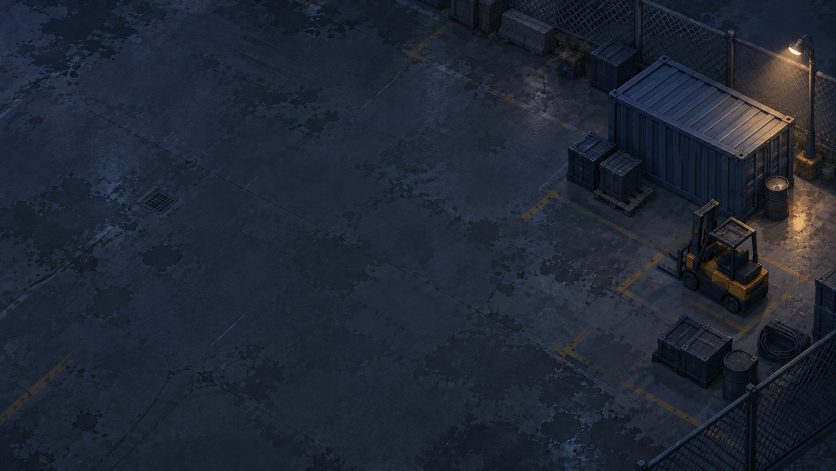
#> input picture Tools/ArtPipeline/Source/V04MainMenu-source.png, 1672 x 941 px (shown at 1/2 size)
$ python prepare_v04_main_menu.py
#> lines starting #> are read from the running program, lines starting #| are printed output that depends on the picture
"""Resize the image-generated menu source; no additional image generation or drawing."""
from pathlib import Path
from PIL import Image

root = Path(__file__).resolve().parents[2]
source = root / 'Tools/ArtPipeline/Source/V04MainMenu-source.png'
output = root / 'BackpackSurvivor/Assets/BackpackSurvivor/Art/UI/V04/MainMenuBackground.png'
Image.open(source).convert('RGB').resize((1024, 576), Image.Resampling.LANCZOS).save(output, optimize=True)
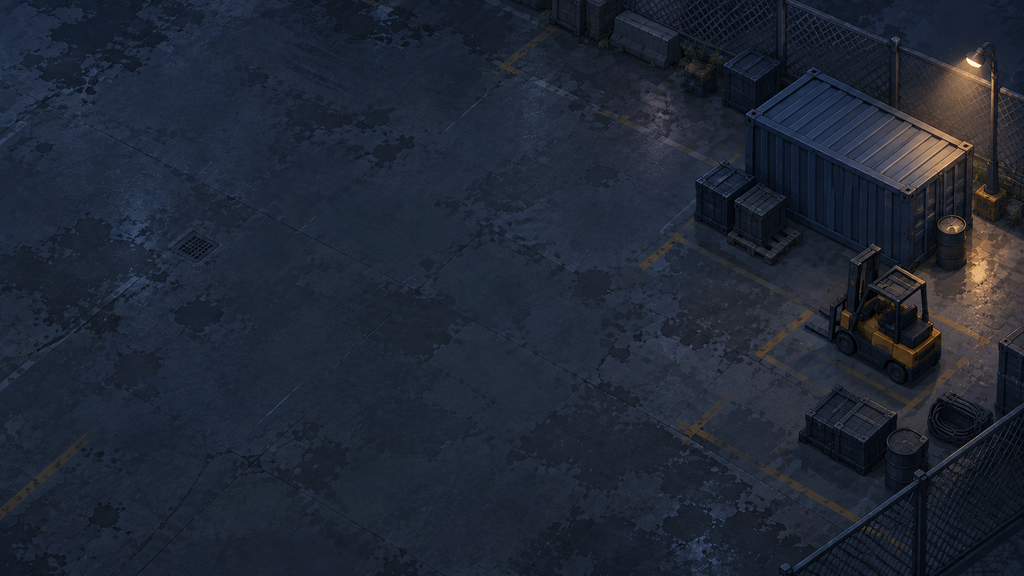
#> saved as MainMenuBackground.png: PIL image 1024x576 RGB; mean R, G, B 31.6, 38.8, 51.9
print(f'{output}: {output.stat().st_size} bytes')
